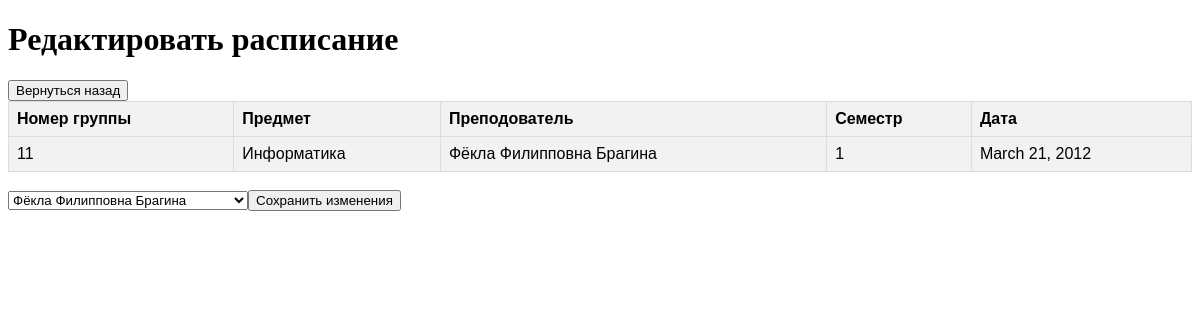
The page /edit_schedule/1/ on the database its author committed.
### schedule/models.py (models this page shows, shortened)
class Schedule(models.Model):
    date = models.DateField()
    group = models.ForeignKey(Group, on_delete=models.DO_NOTHING)
    teacher = models.ForeignKey(Teachers, on_delete=models.DO_NOTHING)
    discipline = models.ForeignKey(Discipline, on_delete=models.DO_NOTHING)
    semester = models.CharField(max_length=255)

class Group(models.Model):
    group_number = models.CharField(max_length=255, unique=True)
    speciality = models.ForeignKey('Speciality', on_delete=models.DO_NOTHING)
    def __str__(self):
        return self.group_number

class Discipline(models.Model):
    EXAM_CHOISES = (
        ('зачет', 'зачет'),
        ('экзамен', 'экзамен'),
    )
    name = models.CharField(max_length=255)
    exam = models.CharField(max_length=255, choices=EXAM_CHOISES)
    def __str__(self):
        return self.name

class Teachers(models.Model):
    name = models.CharField(max_length=255)
    study_discipline = models.ForeignKey('Discipline', on_delete=models.DO_NOTHING)
    def __str__(self):
        return self.name

### schedule/views.py (the view)
# urls.py: path('edit_schedule/<int:pk>/', views.edit_schedule, name='edit_schedule'),
def edit_schedule(request, pk):
    schedule = Schedule.objects.get(id=pk)
    form = ScheduleForm(instance=schedule)
    if request.method == 'POST':
        form = ScheduleForm(request.POST, instance=schedule)
        if form.is_valid():
            form.save()
            messages.success(request, 'Расписание успешно изменено')
    return render(request, 'schedule/edit_schedule.html', {'form': form, 'schedule': schedule})

### schedule/forms.py
class ScheduleForm(forms.ModelForm):
    group = forms.ModelChoiceField(queryset=Group.objects.all(), label='Группа', empty_label='')
    semester = forms.IntegerField(label='Семестр', min_value=1, max_value=2)
    teacher = forms.ModelChoiceField(queryset=Teachers.objects.all().order_by('name'), label='Преподаватель', empty_label='')
    discipline = forms.ModelChoiceField(queryset=Discipline.objects.all().order_by('name'), label='Дисциплина', empty_label='')
    date = forms.DateField(label='Дата', widget=forms.TextInput(attrs={'class': 'datepicker'}))
    class Meta:
        model = Schedule
        fields = ['date', 'semester', 'group', 'discipline', 'teacher']

### schedule/templates/schedule/edit_schedule.html (shortened to what this page needs)
<!DOCTYPE html>
<html lang="en">
<head>
    <link rel="stylesheet" href="https://code.jquery.com/ui/1.12.1/themes/base/jquery-ui.css">
</head>
<body>
    <h1>Редактировать расписание</h1>
    <button class="button"><a href="{% url 'schedule' %}" style="color: inherit; text-decoration: none;">Вернуться назад</a></button>
    <br \>
    <table>
        <tr>
            <th>Номер группы</th>
            <th>Предмет</th>
            <th>Преподователь</th>
            <th>Семестр</th>
            <th>Дата</th>
        </tr>
        <tr>
            <td>{{ schedule.group }}</td>
            <td>{{ schedule.discipline }}</td>
            <td>{{ schedule.teacher }}</td>
            <td>{{ schedule.semester }}</td>
            <td>{{ schedule.date }}</td>
        </tr>
    <br \>
    <form action="" method="post">
        {{ form.teacher }}
        <input type="submit" value="Сохранить изменения">
    </form>
</body>
</html>

### schedule/templates/schedule/edit_schedule.html (style rules this page uses)
table { font-family: Arial, sans-serif; border-collapse: collapse; width: 100%; }
th, td { border: 1px solid #dddddd; text-align: left; padding: 8px; }
th { background-color: #f2f2f2; }
tr:nth-child(even) { background-color: #f2f2f2; }

### rows shown on the page
Schedule: group "11", discipline "Информатика", teacher "Фёкла Филипповна Брагина", semester "1", date "March 21, 2012"
